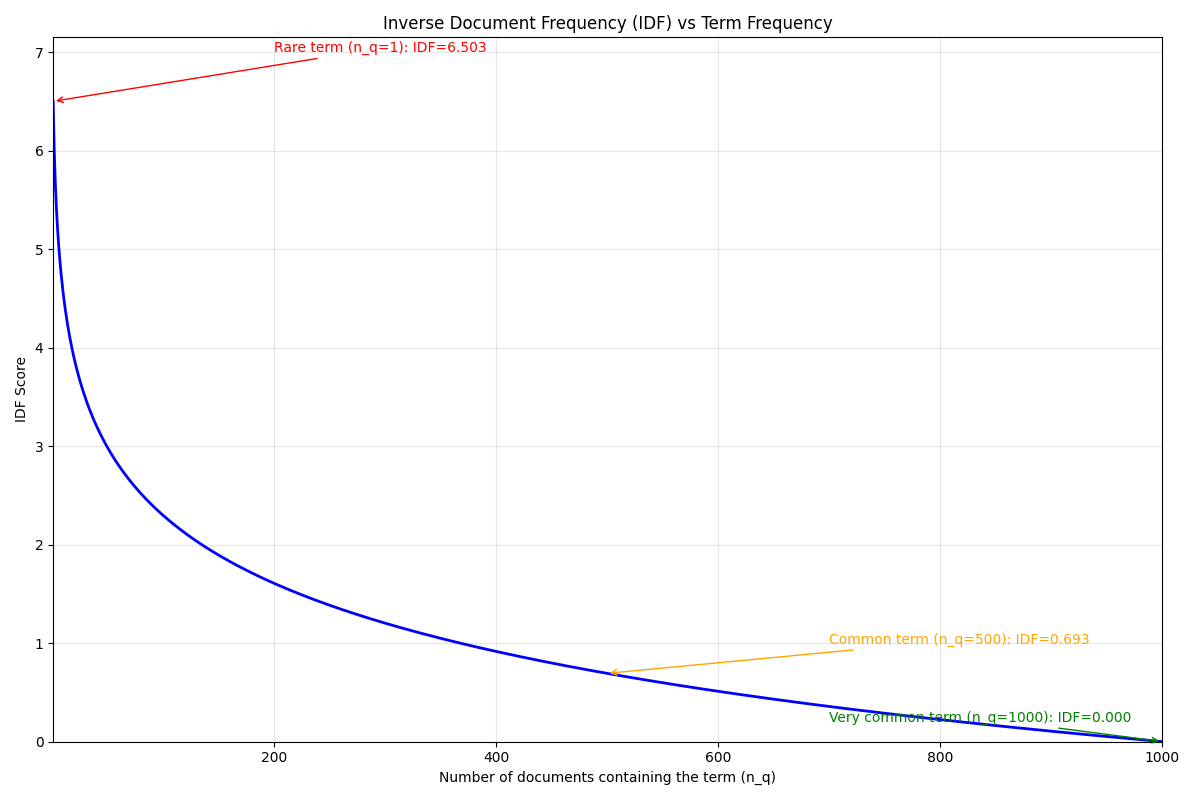

Recreate this plot in Python.
import math
import matplotlib.pyplot as plt
import numpy as np


def get_idf(n_q, N):
    """Calculate IDF score given term frequency and total documents"""
    idf = math.log((N - n_q + 0.5) / (n_q + 0.5) + 1)
    return idf


# Set up the parameters
N = 1000  # Total number of documents
n_q_values = np.arange(1, N + 1)  # Term occurs in 1 to N documents
idf_scores = [get_idf(n_q, N) for n_q in n_q_values]

# Create the plot
plt.figure(figsize=(12, 8))
plt.plot(n_q_values, idf_scores, "b-", linewidth=2)
plt.xlabel("Number of documents containing the term (n_q)")
plt.ylabel("IDF Score")
plt.title("Inverse Document Frequency (IDF) vs Term Frequency")
plt.grid(True, alpha=0.3)
plt.xlim(1, N)
plt.ylim(0, max(idf_scores) * 1.1)

# Add some annotations for key points
plt.annotate(
    f"Rare term (n_q=1): IDF={get_idf(1, N):.3f}",
    xy=(1, get_idf(1, N)),
    xytext=(200, get_idf(1, N) + 0.5),
    arrowprops=dict(arrowstyle="->", color="red"),
    fontsize=10,
    color="red",
)

plt.annotate(
    f"Common term (n_q={N // 2}): IDF={get_idf(N // 2, N):.3f}",
    xy=(N // 2, get_idf(N // 2, N)),
    xytext=(N // 2 + 200, get_idf(N // 2, N) + 0.3),
    arrowprops=dict(arrowstyle="->", color="orange"),
    fontsize=10,
    color="orange",
)

plt.annotate(
    f"Very common term (n_q={N}): IDF={get_idf(N, N):.3f}",
    xy=(N, get_idf(N, N)),
    xytext=(N - 300, get_idf(N, N) + 0.2),
    arrowprops=dict(arrowstyle="->", color="green"),
    fontsize=10,
    color="green",
)

plt.tight_layout()
plt.savefig("idf.png")
